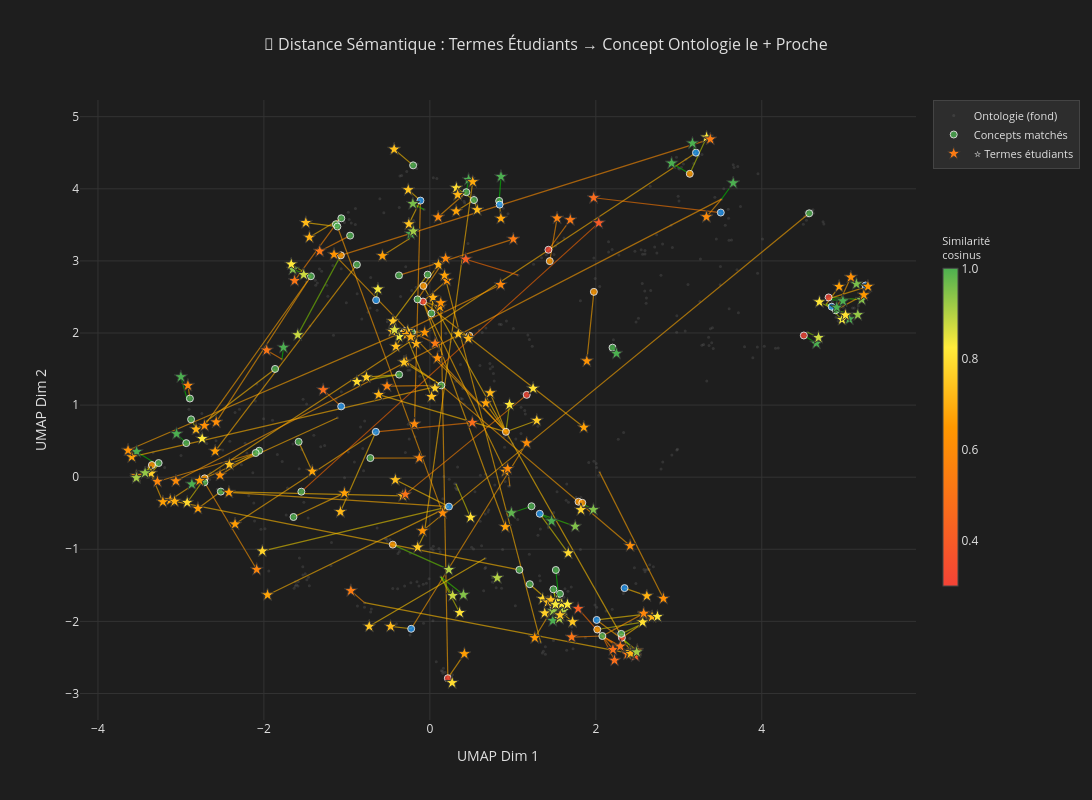

Notebook cell for this chart:
### Code cell
# ============================================================
# CELLULE 6 — Lignes de Distance : Étudiant → Concept le + proche
# ============================================================
# On travaille dans l'espace ORIGINAL 1536D (pas le UMAP 2D)
# pour calculer la vraie similarité cosinus, puis on trace
# les lignes dans l'espace UMAP 2D pour la visualisation.

from sklearn.metrics.pairwise import cosine_similarity

# ─── A) Similarité cosinus étudiants × ontologie (195 × 522) ─
sim_matrix = cosine_similarity(embeddings_students, embeddings_onto)
print(f"[SIM] Matrice similarité : {sim_matrix.shape}")

# Pour chaque étudiant : index du concept ontologie le + proche
nn_indices = sim_matrix.argmax(axis=1)       # (195,)
nn_scores  = sim_matrix.max(axis=1)           # (195,) — score cosinus [0,1]
nn_distances = 1.0 - nn_scores                # distance = 1 - similarité

# ─── B) Construire le tableau de correspondances ──────────────
df_nn = pd.DataFrame({
    'terme_etudiant':     student_terms,
    'concept_onto':       [df_onto.iloc[i]['surface_form'] for i in nn_indices],
    'ontology_id':        [df_onto.iloc[i]['ontology_id'] for i in nn_indices],
    'categorie':          [df_onto.iloc[i]['categorie'] for i in nn_indices],
    'cosine_similarity':  nn_scores,
    'distance':           nn_distances,
    # Coordonnées UMAP de l'étudiant
    'etu_x': coords_students[:, 0],
    'etu_y': coords_students[:, 1],
    # Coordonnées UMAP du concept ontologie le + proche
    'onto_x': coords_onto[nn_indices, 0],
    'onto_y': coords_onto[nn_indices, 1],
})

# Stats
print(f"\n📊 Statistiques de distance (1 - cosine similarity) :")
print(f"   Moyenne   : {nn_distances.mean():.4f}")
print(f"   Médiane   : {np.median(nn_distances):.4f}")
print(f"   Min       : {nn_distances.min():.4f}  ({student_terms[nn_distances.argmin()]} → {df_nn.iloc[nn_distances.argmin()]['concept_onto']})")
print(f"   Max       : {nn_distances.max():.4f}  ({student_terms[nn_distances.argmax()]} → {df_nn.iloc[nn_distances.argmax()]['concept_onto']})")

# Seuils qualitatifs
n_excellent = (nn_scores >= 0.85).sum()
n_good      = ((nn_scores >= 0.70) & (nn_scores < 0.85)).sum()
n_medium    = ((nn_scores >= 0.50) & (nn_scores < 0.70)).sum()
n_poor      = (nn_scores < 0.50).sum()
print(f"\n   🟢 Excellent (sim ≥ 0.85) : {n_excellent} termes ({100*n_excellent/len(nn_scores):.0f}%)")
print(f"   🟡 Bon      (0.70–0.85)   : {n_good} termes ({100*n_good/len(nn_scores):.0f}%)")
print(f"   🟠 Moyen    (0.50–0.70)   : {n_medium} termes ({100*n_medium/len(nn_scores):.0f}%)")
print(f"   🔴 Faible   (sim < 0.50)  : {n_poor} termes ({100*n_poor/len(nn_scores):.0f}%)")

# ─── C) Carte avec lignes de distance ─────────────────────────
import plotly.graph_objects as go

fig2 = go.Figure()

# C.1) Fond : Points Ontologie (petits cercles gris discrets)
fig2.add_trace(go.Scatter(
    x=df_plot_onto['x'], y=df_plot_onto['y'],
    mode='markers',
    marker=dict(size=3, color='#666', opacity=0.3),
    name='Ontologie (fond)',
    text=df_plot_onto['label'],
    hovertemplate="<b>%{text}</b><extra>Ontologie</extra>",
))

# C.2) Lignes : étudiant → concept le + proche, colorées par distance
#   On utilise une échelle continue : vert (proche) → jaune → rouge (loin)
for _, row in df_nn.iterrows():
    sim = row['cosine_similarity']
    # Couleur : interpolation vert → jaune → rouge
    if sim >= 0.75:
        # Vert → Jaune  (sim 1.0→0.75)
        t = (1.0 - sim) / 0.25  # 0→1
        r = int(t * 255)
        g = 200
        b = 0
    else:
        # Jaune → Rouge (sim 0.75→0.0)
        t = (0.75 - sim) / 0.75  # 0→1
        r = 255
        g = int((1 - t) * 200)
        b = 0
    color = f'rgb({r},{g},{b})'

    fig2.add_trace(go.Scatter(
        x=[row['etu_x'], row['onto_x']],
        y=[row['etu_y'], row['onto_y']],
        mode='lines',
        line=dict(color=color, width=1.2),
        opacity=0.6,
        showlegend=False,
        hoverinfo='skip',
    ))

# C.3) Points cibles ontologie (les concepts matchés, en couleur)
matched_onto = df_nn.drop_duplicates(subset='ontology_id')
fig2.add_trace(go.Scatter(
    x=matched_onto['onto_x'], y=matched_onto['onto_y'],
    mode='markers',
    marker=dict(
        size=7,
        color=[COLOR_MAP.get(c, '#999') for c in matched_onto['categorie']],
        opacity=0.8,
        line=dict(width=1, color='white'),
        symbol='circle',
    ),
    name='Concepts matchés',
    text=matched_onto['concept_onto'],
    customdata=matched_onto['ontology_id'],
    hovertemplate="<b>%{text}</b><br>ID: %{customdata}<extra>Concept ontologie</extra>",
))

# C.4) Étoiles étudiants colorées par score
fig2.add_trace(go.Scatter(
    x=df_nn['etu_x'], y=df_nn['etu_y'],
    mode='markers',
    marker=dict(
        size=10,
        color=df_nn['cosine_similarity'],
        colorscale=[[0, '#F44336'], [0.5, '#FF9800'], [0.75, '#FFEB3B'], [1, '#4CAF50']],
        cmin=0.3, cmax=1.0,
        symbol='star',
        line=dict(width=1, color='#333'),
        colorbar=dict(
            title=dict(text='Similarité<br>cosinus', font=dict(size=11)),
            thickness=15,
            len=0.6,
            tickvals=[0.4, 0.6, 0.8, 1.0],
            ticktext=['0.4', '0.6', '0.8', '1.0'],
        ),
    ),
    name='⭐ Termes étudiants',
    text=df_nn['terme_etudiant'],
    customdata=np.stack([
        df_nn['concept_onto'],
        df_nn['cosine_similarity'].round(3).astype(str),
        df_nn['categorie'],
    ], axis=-1),
    hovertemplate=(
        "<b>⭐ %{text}</b><br>"
        "→ Concept : <b>%{customdata[0]}</b><br>"
        "Similarité : %{customdata[1]}<br>"
        "Catégorie : %{customdata[2]}<br>"
        "<extra></extra>"
    ),
))

# C.5) Layout dark theme
fig2.update_layout(
    title=dict(
        text="🎯 Distance Sémantique : Termes Étudiants → Concept Ontologie le + Proche",
        font=dict(size=16, color='#e0e0e0'),
        x=0.5,
    ),
    xaxis=dict(title=f"{REDUCER_NAME} Dim 1", showgrid=True, gridcolor='#333', zeroline=False),
    yaxis=dict(title=f"{REDUCER_NAME} Dim 2", showgrid=True, gridcolor='#333', zeroline=False),
    plot_bgcolor='#1e1e1e',
    paper_bgcolor='#1e1e1e',
    font=dict(color='#e0e0e0'),
    legend=dict(bgcolor='#2d2d2d', bordercolor='#444', borderwidth=1, font=dict(size=11)),
    width=1100, height=800,
    hovermode='closest',
)

fig2.show()

print(f"\n🎯 Carte des distances tracée.")
print(f"   Chaque ligne relie un terme étudiant (⭐) à son concept ontologie le + proche (●).")
print(f"   🟢 Vert = proche (bon match)  →  🔴 Rouge = loin (terme non couvert par l'ontologie)")
